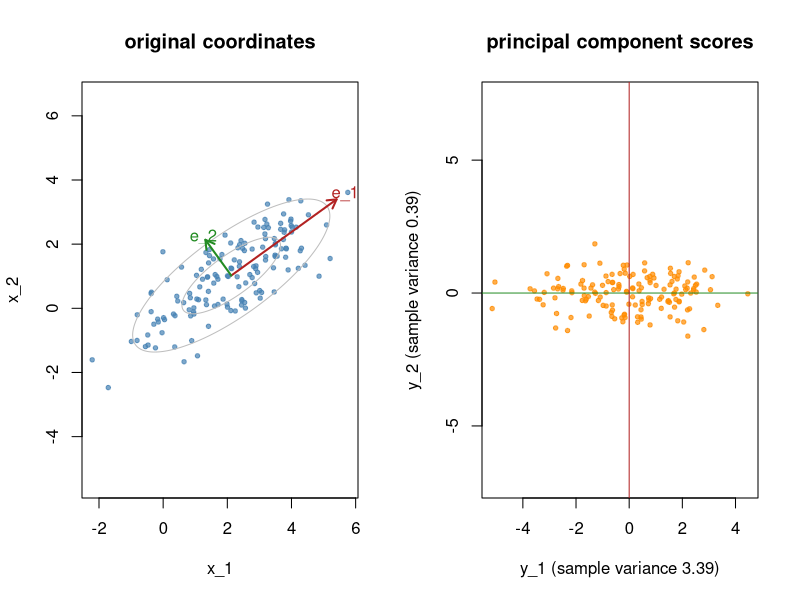

The R source for this figure:
# Principal axes of a correlated bivariate sample and the rotated (uncorrelated) principal component scores.
library(MASS)

set.seed(0)
n <- 150
Sigma <- matrix(c(3.0, 1.8, 1.8, 1.6), 2, 2)
x <- mvrnorm(n, c(2.0, 1.0), Sigma)
xbar <- colMeans(x)

pc <- prcomp(x)                 # eigen-decomposition of the sample covariance matrix
lam <- pc$sdev^2
E <- pc$rotation
sgn <- c(sign(E[1, 1]), sign(E[2, 2]))  # fix the arbitrary signs of the eigenvectors
E <- sweep(E, 2, sgn, "*")
y <- sweep(pc$x, 2, sgn, "*")   # scores (x - xbar) E

par(mfrow = c(1, 2))
plot(x, pch = 19, cex = 0.6, col = adjustcolor("steelblue", 0.7), asp = 1,
     xlab = "x_1", ylab = "x_2", main = "original coordinates")
tt <- seq(0, 2 * pi, length.out = 300)
for (c0 in 1:2) {
  ell <- xbar + c0 * E %*% (sqrt(lam) * rbind(cos(tt), sin(tt)))
  lines(ell[1, ], ell[2, ], col = "gray")
}
cols <- c("firebrick", "forestgreen")
for (k in 1:2) {
  v <- 2.2 * sqrt(lam[k]) * E[, k]
  arrows(xbar[1], xbar[2], xbar[1] + v[1], xbar[2] + v[2], col = cols[k], lwd = 2, length = 0.1)
  text(xbar[1] + 1.08 * v[1], xbar[2] + 1.08 * v[2], paste0("e_", k), col = cols[k])
}

plot(y, pch = 19, cex = 0.6, col = adjustcolor("darkorange", 0.7), asp = 1,
     xlab = sprintf("y_1 (sample variance %.2f)", lam[1]),
     ylab = sprintf("y_2 (sample variance %.2f)", lam[2]), main = "principal component scores")
abline(h = 0, col = cols[2])
abline(v = 0, col = cols[1])
